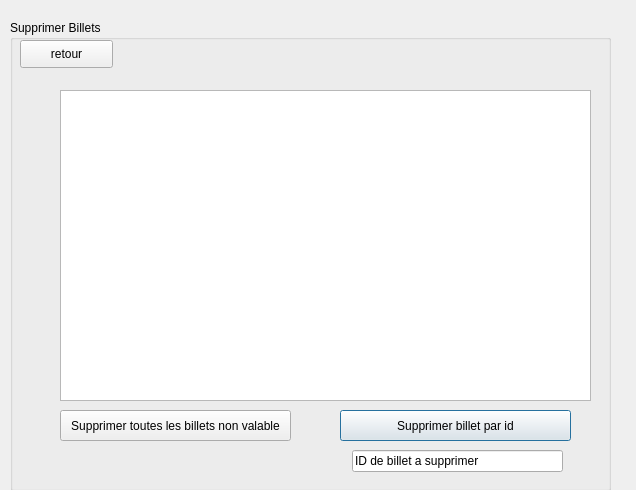
<?xml version="1.0" encoding="UTF-8"?>
<ui version="4.0">
 <class>Supprimer_Billets</class>
 <widget class="QDialog" name="Supprimer_Billets">
  <property name="geometry">
   <rect>
    <x>0</x>
    <y>0</y>
    <width>636</width>
    <height>490</height>
   </rect>
  </property>
  <property name="windowTitle">
   <string>Dialog</string>
  </property>
  <widget class="QGroupBox" name="groupBox">
   <property name="geometry">
    <rect>
     <x>10</x>
     <y>20</y>
     <width>601</width>
     <height>471</height>
    </rect>
   </property>
   <property name="title">
    <string>Supprimer Billets</string>
   </property>
   <widget class="QPushButton" name="supp_billets_select">
    <property name="geometry">
     <rect>
      <x>330</x>
      <y>390</y>
      <width>231</width>
      <height>31</height>
     </rect>
    </property>
    <property name="styleSheet">
     <string notr="true">background-image: url(:/new/prefix1/g);</string>
    </property>
    <property name="text">
     <string>Supprimer billet par id</string>
    </property>
   </widget>
   <widget class="QPushButton" name="supp_billet_nonvalable">
    <property name="geometry">
     <rect>
      <x>50</x>
      <y>390</y>
      <width>231</width>
      <height>31</height>
     </rect>
    </property>
    <property name="styleSheet">
     <string notr="true">background-image: url(:/new/prefix1/g);</string>
    </property>
    <property name="text">
     <string>Supprimer toutes les billets non valable</string>
    </property>
   </widget>
   <widget class="QPushButton" name="retour">
    <property name="geometry">
     <rect>
      <x>10</x>
      <y>20</y>
      <width>93</width>
      <height>28</height>
     </rect>
    </property>
    <property name="styleSheet">
     <string notr="true">background-image: url(:/new/prefix1/g);</string>
    </property>
    <property name="text">
     <string>retour</string>
    </property>
   </widget>
   <widget class="QLineEdit" name="lineEdit">
    <property name="geometry">
     <rect>
      <x>342</x>
      <y>430</y>
      <width>211</width>
      <height>22</height>
     </rect>
    </property>
    <property name="text">
     <string>ID de billet a supprimer</string>
    </property>
   </widget>
   <widget class="QTableView" name="tableView">
    <property name="geometry">
     <rect>
      <x>50</x>
      <y>70</y>
      <width>531</width>
      <height>311</height>
     </rect>
    </property>
   </widget>
   <widget class="QLabel" name="label_2">
    <property name="geometry">
     <rect>
      <x>0</x>
      <y>-15</y>
      <width>621</width>
      <height>471</height>
     </rect>
    </property>
    <property name="text">
     <string/>
    </property>
   </widget>
   <zorder>label_2</zorder>
   <zorder>supp_billets_select</zorder>
   <zorder>supp_billet_nonvalable</zorder>
   <zorder>retour</zorder>
   <zorder>lineEdit</zorder>
   <zorder>tableView</zorder>
  </widget>
 </widget>
 <resources/>
 <connections>
  <connection>
   <sender>retour</sender>
   <signal>clicked()</signal>
   <receiver>Supprimer_Billets</receiver>
   <slot>close()</slot>
   <hints>
    <hint type="sourcelabel">
     <x>59</x>
     <y>55</y>
    </hint>
    <hint type="destinationlabel">
     <x>7</x>
     <y>25</y>
    </hint>
   </hints>
  </connection>
 </connections>
</ui>
